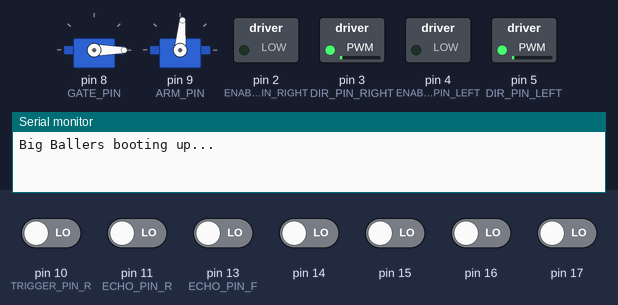
Recording of a sketch running on a simulated Arduino Leonardo, built with avr-gcc and run on an emulated ATmega32U4. On the bench: 2 × servo, switched loads named in the sketch (green lamp = pin HIGH), the last lines printed to the serial monitor. The inputs (shaded band) are chosen by the test bench; at power-on: pin 10 (TRIGGER_PIN_R), pin 11 (ECHO_PIN_R), pin 13 (ECHO_PIN_F), pin 14–17 LOW.

Above: at 1.8 s.
At 11.9 s:
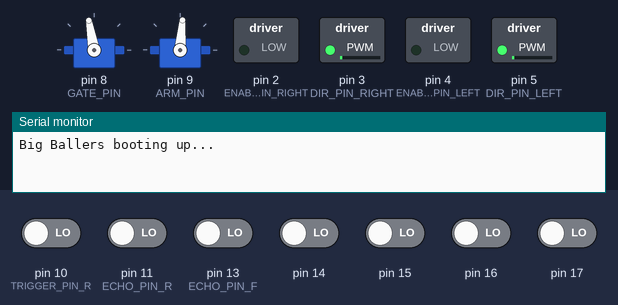
12.0 s: pin 11 (ECHO_PIN_R) driven HIGH
At 13.61 s:
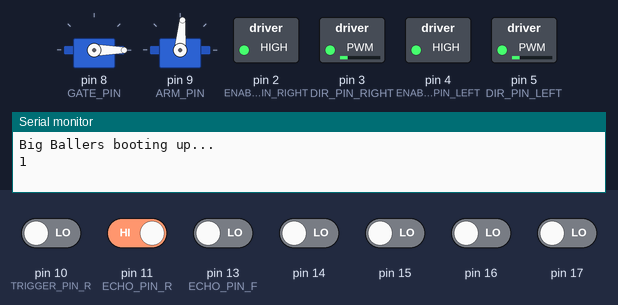
Timing chart, 0 to 21.7 s (numbered marks = the images above; inputs shaded):
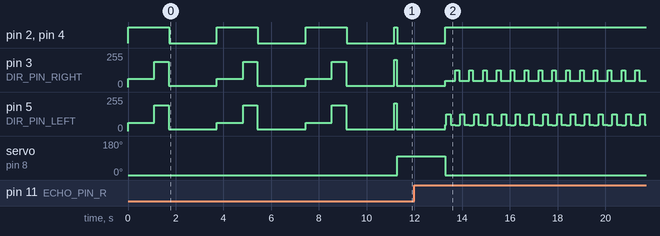

The sketch:

bigballer.ino
```cpp
/**
 * MAIN INO FOR ROBOT.
 */

/*---------------- Includes ---------------------------------*/

#include "Bot.h"
#include "NewPing.h"
#include "Timers.h"s
#include <Servo.h>

/*---------------- Module Defines ---------------------------*/
#define DEBUG

//MOTORS
#define ENABLE_PIN_LEFT 4
#define DIR_PIN_LEFT 5
#define ENABLE_PIN_RIGHT 2
#define DIR_PIN_RIGHT 3

//SERVOS
#define GATE_PIN 8
#define ARM_PIN 9
#define GATE_CLOSE_ANGLE 0
#define GATE_OPEN_ANGLE 100
#define ARM_UP_ANGLE 85
#define ARM_DOWN_ANGLE 180

//ULTRASOUND FRONT
#define TRIGGER_PIN_F  12  // Arduino pin tied to trigger pin on the ultrasonic sensor.
#define ECHO_PIN_F     13  // Arduino pin tied to echo pin on the ultrasonic sensor.
#define MAX_DISTANCE_F 230 // Maximum distance we want to ping for (in centimeters). Maximum sensor distance is rated at 400-500cm.

//ULTRASOUND RIGHT
#define TRIGGER_PIN_R  10  // Arduino pin tied to trigger pin on the ultrasonic sensor.
#define ECHO_PIN_R     11  // Arduino pin tied to echo pin on the ultrasonic sensor.
#define MAX_DISTANCE_R 230 // Maximum distance we want to ping for (in centimeters). Maximum sensor distance is rated at 400-500cm.

#define RIGHT_DISTANCE 49
#define LEFT_SPEED 63  // needs to be calibrated to make bot move in straight line
#define RIGHT_SPEED 61  // needs to be calibrated to make bot move in straight line
#define DRIFT_MARGIN 2

#define COLLECTION_LEFT_SPEED 52
#define COLLECTION_RIGHT_SPEED 50

#define TURN_START 15
#define BASKET_PROXIMITY 6
#define BUMPER_PROXIMITY 203
#define NUM_BALLS_TO_COLLECT 3

//Timers
#define GAME_TIMER  1
#define GAME_DURATION 120000

typedef enum {
  BALL_COLLECTION, TO_BASKET, FROM_BASKET, FINISHED, TEST
} robotState;

Bot* robot;
Servo gateServo;
Servo armServo;
NewPing sonarFront(TRIGGER_PIN_F, ECHO_PIN_F, MAX_DISTANCE_F); // NewPing setup of pins and maximum distance.
NewPing sonarRight(TRIGGER_PIN_R, ECHO_PIN_R, MAX_DISTANCE_R); // NewPing setup of pins and maximum distance.
static robotState state;
static int ballsCollected;

/*---------------- Arduino Main Functions -------------------*/

void setup() {
  #ifdef DEBUG
    Serial.begin(9600);
    Serial.println("Big Ballers booting up...");
  #endif

  robot = new Bot(ENABLE_PIN_LEFT, DIR_PIN_LEFT, ENABLE_PIN_RIGHT, DIR_PIN_RIGHT);


  gateServo.attach(GATE_PIN);
  gateServo.write(GATE_CLOSE_ANGLE);
  armServo.attach(ARM_PIN);
  armServo.write(180);
  armServo.write(ARM_UP_ANGLE);

  ballsCollected = 0;
  state = BALL_COLLECTION;
  TMRArd_InitTimer(GAME_TIMER, GAME_DURATION);
}

void loop() {
  bool timerExpired = TMRArd_IsTimerExpired(GAME_TIMER) == TMRArd_EXPIRED;
  if (timerExpired) {  /* Round is over */
    TMRArd_ClearTimerExpired(GAME_TIMER);
    robot->hardStop();
    state = FINISHED;
  }

  /* Hit and release the bumper to collect balls */
  if (state == BALL_COLLECTION) {
    robot->moveBackward(COLLECTION_LEFT_SPEED, COLLECTION_RIGHT_SPEED+1);
    delay(1100);
    robot->moveForward(COLLECTION_LEFT_SPEED + 1, COLLECTION_RIGHT_SPEED );
    delay(600);
    robot->hardStop();
    delay(2000);
    ballsCollected++;
    if (ballsCollected >= NUM_BALLS_TO_COLLECT) {
      state = TO_BASKET;
      ballsCollected = 0;
      robot->moveForward(LEFT_SPEED,RIGHT_SPEED);
    }
  }

  /* Go to the 1-point basket */
  if(state==TO_BASKET){
    unsigned int forwardDistance = sonarFront.ping() / US_ROUNDTRIP_CM;
    unsigned int rightDistance = sonarRight.ping() / US_ROUNDTRIP_CM;

    /* If we have reached the basket */
    if(forwardDistance < BASKET_PROXIMITY){
      delay(50);
      forwardDistance = sonarFront.ping() / US_ROUNDTRIP_CM;
      if(forwardDistance < BASKET_PROXIMITY){
        robot->hardStop();
        state = FROM_BASKET;
        gateServo.write(GATE_OPEN_ANGLE); /* Open the gate to let balls into the basket */
        delay(2000);
        gateServo.write(GATE_CLOSE_ANGLE);
        state = FROM_BASKET;
        robot->moveBackward(LEFT_SPEED, RIGHT_SPEED + 2);
      }

    } else if(rightDistance > (RIGHT_DISTANCE - DRIFT_MARGIN) && rightDistance < (RIGHT_DISTANCE + DRIFT_MARGIN)){
      #ifdef DEBUG
        Serial.print(0);
      #endif

      /* Robot is centered along black tape */

    } else if(rightDistance < (RIGHT_DISTANCE - DRIFT_MARGIN)){
      /* too close to the right wall, so turn left and then straighten */
      #ifdef DEBUG
        Serial.print(1);
      #endif
      robot->moveForward(0, RIGHT_SPEED+3);
      delay(170);
      robot->moveForward(LEFT_SPEED, RIGHT_SPEED);
      delay(280);
      robot->moveForward(LEFT_SPEED+3,0);
      delay(145);
      robot->moveForward(LEFT_SPEED, RIGHT_SPEED);

    } else if(rightDistance > (RIGHT_DISTANCE + DRIFT_MARGIN)){
      /* too far from the right wall, so turn right and then straighten */
      #ifdef DEBUG
        Serial.print(2);
      #endif
      robot->moveForward(LEFT_SPEED+2, 0);
      delay(190);
      robot->moveForward(LEFT_SPEED+1, RIGHT_SPEED);
      delay(310);
      robot->moveForward(0,RIGHT_SPEED+2);
      delay(187);
      robot->moveForward(LEFT_SPEED, RIGHT_SPEED);

    }
  }

  /* Return to the bumper from the basket to collect more balls */
  if(state==FROM_BASKET){
    unsigned int forwardDistance = sonarFront.ping() / US_ROUNDTRIP_CM;
    unsigned int rightDistance = sonarRight.ping() / US_ROUNDTRIP_CM;
    if(forwardDistance > BUMPER_PROXIMITY){
      state = BALL_COLLECTION;

    } else if(rightDistance > (RIGHT_DISTANCE - DRIFT_MARGIN) && rightDistance < (RIGHT_DISTANCE + DRIFT_MARGIN)){
      #ifdef DEBUG
        Serial.print(0);
      #endif

      /* Robot is centered along black tape */

    } else if(rightDistance < (RIGHT_DISTANCE - DRIFT_MARGIN)){
      /* too close to the right wall, so turn left and then straighten */
      #ifdef DEBUG
        Serial.print(1);
      #endif
      robot->moveBackward(0, RIGHT_SPEED+3);
      delay(180);
      robot->moveBackward(LEFT_SPEED, RIGHT_SPEED+2);
      delay(200);
      robot->moveBackward(LEFT_SPEED+3,0);
      delay(150);
      robot->moveBackward(LEFT_SPEED, RIGHT_SPEED+3);

    } else if(rightDistance > (RIGHT_DISTANCE + DRIFT_MARGIN)){
      /* too far from the right wall, so turn right and then straighten */
      #ifdef DEBUG
        Serial.print(2);
      #endif
      robot->moveBackward(LEFT_SPEED+3, 0);
      delay(180);
      robot->moveBackward(LEFT_SPEED, RIGHT_SPEED+2);
      delay(200);
      robot->moveBackward(0,RIGHT_SPEED+3);
      delay(190);
      robot->moveBackward(LEFT_SPEED, RIGHT_SPEED+4);

    }
  }


}
```

Bot.cpp
```cpp
#include "Timers.h"

/*---------------- Includes ---------------------------------*/
#if defined(ARDUINO) && ARDUINO >= 100
#include "Arduino.h"  // if Arduino version 1.0 or later, include Arduino.h
#else
#include "WProgram.h"  // if Arduino version 22, include WProgram.h
#endif
#include "Bot.h"

#define TURN_LEFT_TIMER 10
#define TURN_RIGHT_TIMER 11
#define TIMER_UNSET 255
#define TURN_DUTY_CYCLE 90 //60
#define TURN_DURATION 330 // in ms

#define STOP_DUTY_CYCLE_LEFT 90
#define STOP_DUTY_CYCLE_RIGHT 94
#define STOP_DURATION 20

/*---------------- Module Functions -------------------------*/
Bot::Bot(unsigned char enableLeft, unsigned char dirLeft, unsigned char enableRight, unsigned char dirRight) {
  leftMotor = new Motor(enableLeft, dirLeft);
  rightMotor = new Motor(enableRight, dirRight);
}

void Bot::moveForward(int dutyCycleL, int dutyCycleR) {
  leftMotor->moveForward(dutyCycleL);
  rightMotor->moveForward(dutyCycleR);
}

void Bot::moveBackward(int dutyCycleL, int dutyCycleR) {
  leftMotor->moveBackward(dutyCycleL);
  rightMotor->moveBackward(dutyCycleR);
}

void Bot::coastStop() {
  leftMotor->stop();
  rightMotor->stop();
}

void Bot::hardStop() {
  moveBackward(STOP_DUTY_CYCLE_LEFT, STOP_DUTY_CYCLE_RIGHT);
  delay(STOP_DURATION);
  coastStop();
}

bool Bot::hasFinishedLeftTurn() {
  bool timerExpired = TMRArd_IsTimerExpired(TURN_LEFT_TIMER) == TMRArd_EXPIRED;
  if (timerExpired) {
    TMRArd_ClearTimerExpired(TURN_LEFT_TIMER);
  }
  return timerExpired;
}

void Bot::turnLeft() {
  TMRArd_InitTimer(TURN_LEFT_TIMER, TURN_DURATION);
  leftMotor->moveBackward(TURN_DUTY_CYCLE);
  rightMotor->moveForward(TURN_DUTY_CYCLE);
}

bool Bot::hasFinishedRightTurn() {
  bool timerExpired = TMRArd_IsTimerExpired(TURN_RIGHT_TIMER) == TMRArd_EXPIRED;
  if (timerExpired) {
    TMRArd_ClearTimerExpired(TURN_RIGHT_TIMER);
  }
  return timerExpired;
}

void Bot::turnRight() {
  TMRArd_InitTimer(TURN_RIGHT_TIMER, TURN_DURATION);
  leftMotor->moveForward(TURN_DUTY_CYCLE);
  rightMotor->moveBackward(TURN_DUTY_CYCLE);
}

void Bot::makeSquare(){

  for (int i=0; i < 4; i++){
    moveForward(60, 70);
    delay(1000);
    turnRight();
    while(!hasFinishedRightTurn()){
      delay(5);
    }
    coastStop();
    delay(100);
  }

}
```

Bot.h
```cpp
/*---------------- Module Defines ---------------------------*/
#ifndef Bot_h
#define Bot_h

#include "Motor.h"

class Bot
{
  public:
    Bot(unsigned char enableLeft, unsigned char dirLeft, unsigned char enableRight, unsigned char dirRight);
    void moveForward(int dutyCycleR, int dutyCycleL);
    void moveBackward(int dutyCycleR, int dutyCycleL);
    void coastStop();
    void hardStop();
    bool hasFinishedLeftTurn();
    void turnLeft();
    bool hasFinishedRightTurn();
    void turnRight();
    void makeSquare();

  private:
    Motor* leftMotor;
    Motor* rightMotor;
    unsigned char turnTimer;

};

#endif
```

Motor.cpp
```cpp
/*---------------- Includes ---------------------------------*/
#if defined(ARDUINO) && ARDUINO >= 100
#include "Arduino.h"  // if Arduino version 1.0 or later, include Arduino.h
#else
#include "WProgram.h"  // if Arduino version 22, include WProgram.h
#endif
#include "Motor.h"

/*---------------- Module Function Prototypes ---------------*/

/*---------------- Module Functions -------------------------*/
Motor::Motor(unsigned char enable, unsigned char dir){
  enablePin = enable;
  dirPin = dir;
  pinMode(enablePin, OUTPUT);
  pinMode(dirPin, OUTPUT);
  state = STOPPED;
  digitalWrite(enablePin, LOW);
}

void Motor::moveForward(int dutyCycle) {
  if (state == STOPPED) {
    digitalWrite(enablePin, HIGH);
    state = MOVING;
  }

  analogWrite(dirPin, map(dutyCycle, 0, 100, 128, 255));
}

void Motor::moveBackward(int dutyCycle) {
  if (state == STOPPED) {
    digitalWrite(enablePin, HIGH);
    state = MOVING;
  }

  analogWrite(dirPin, map(dutyCycle, 0, 100, 127, 0));
}

void Motor::stop() {
  if (state == MOVING) {
    digitalWrite(enablePin, LOW);
    state = STOPPED;
  }
}

motorState Motor::getState() {
  return state;
}

void Motor::test() {
  Serial.println("100 forward");
  moveForward(100);
  delay(2000);

  Serial.println("stopped");
  stop();
  delay(2000);

  Serial.println("100 backward");
  moveBackward(100);
  delay(2000);

  Serial.println("0 forward");
  moveForward(0);
  delay(2000);

  Serial.println("0 backward");
  moveBackward(0);
  delay(2000);
}
```

Motor.h
```cpp
/*---------------- Module Defines ---------------------------*/
#ifndef Motor_h
#define Motor_h

typedef enum {
  MOVING, STOPPED
} motorState;


class Motor
{
  public:
    /** Motor starts off switched on */
    Motor(unsigned char enable, unsigned char dir);
    void moveForward(int dutyCycle);
    void moveBackward(int dutyCycle);
    void stop();
    motorState getState();
    void test();

  private:
    unsigned char enablePin;
    unsigned char dirPin;
    motorState state;
};

#endif
```

NewPing.h
```cpp
// (licence header left out)
#ifndef NewPing_h
#define NewPing_h

#if defined(ARDUINO) && ARDUINO >= 100
	#include <Arduino.h>
#else
	#include <WProgram.h>
	#include <pins_arduino.h>
#endif

#include <avr/io.h>
#include <avr/interrupt.h>

// Shoudln't need to changed these values unless you have a specific need to do so.
#define MAX_SENSOR_DISTANCE 500 // Maximum sensor distance can be as high as 500cm, no reason to wait for ping longer than sound takes to travel this distance and back.
#define US_ROUNDTRIP_IN 146     // Microseconds (uS) it takes sound to travel round-trip 1 inch (2 inches total), uses integer to save compiled code space.
#define US_ROUNDTRIP_CM 57      // Microseconds (uS) it takes sound to travel round-trip 1cm (2cm total), uses integer to save compiled code space.
#define DISABLE_ONE_PIN false   // Set to "true" to save up to 26 bytes of compiled code space if you're not using one pin sensor connections.

// Probably shoudln't change these values unless you really know what you're doing.
#define NO_ECHO 0               // Value returned if there's no ping echo within the specified MAX_SENSOR_DISTANCE or max_cm_distance.
#define MAX_SENSOR_DELAY 18000  // Maximum uS it takes for sensor to start the ping (SRF06 is the highest measured, just under 18ms).
#define ECHO_TIMER_FREQ 24      // Frequency to check for a ping echo (every 24uS is about 0.4cm accuracy).
#define PING_MEDIAN_DELAY 29    // Millisecond delay between pings in the ping_median method.

// Conversion from uS to distance (round result to nearest cm or inch).
#define NewPingConvert(echoTime, conversionFactor) (max((echoTime + conversionFactor / 2) / conversionFactor, (echoTime ? 1 : 0)))


class NewPing {
	public:
		NewPing(uint8_t trigger_pin, uint8_t echo_pin, int max_cm_distance = MAX_SENSOR_DISTANCE);
		unsigned int ping();
		unsigned int ping_in();
		unsigned int ping_cm();
		unsigned int ping_median(uint8_t it = 5);
		unsigned int convert_in(unsigned int echoTime);
		unsigned int convert_cm(unsigned int echoTime);
		void ping_timer(void (*userFunc)(void));
		boolean check_timer();
		unsigned long ping_result;
		static void timer_us(unsigned int frequency, void (*userFunc)(void));
		static void timer_ms(unsigned long frequency, void (*userFunc)(void));
		static void timer_stop();
	private:
		boolean ping_trigger();
		boolean ping_wait_timer();
		uint8_t _triggerBit;
		uint8_t _echoBit;
		volatile uint8_t *_triggerOutput;
		volatile uint8_t *_triggerMode;
		volatile uint8_t *_echoInput;
		unsigned int _maxEchoTime;
		unsigned long _max_time;
		static void timer_setup();
		static void timer_ms_cntdwn();
};


#endif
```

Timers.h
```cpp
/*=============================================================================

  Timers.h

  10 Jan 2012
  Betai Koffi
  Stellios Leventis

  description: This module encapsulates a 32-bit software timer based
    on the millis() library of Arduino Uno.

=============================================================================*/
#pragma once
#if defined(ARDUINO) && ARDUINO >= 100
#include "Arduino.h"
#else
#include "WProgram.h"
#endif


/*---------------------------Public Functions--------------------------------*/

// A list of the different return types
typedef enum { TMRArd_ERR           = -1,
               TMRArd_ACTIVE        =  1,
               TMRArd_EXPIRED       =  1,
               TMRArd_OK            =  0,
               TMRArd_NOT_ACTIVE    =  0,
               TMRArd_NOT_EXPIRED   =  0
} TMRArdReturn_t;

TMRArdReturn_t TMRArd_InitTimer(unsigned char Num, unsigned long NewTime);
TMRArdReturn_t TMRArd_SetTimer(unsigned char Num, unsigned long NewTime);
TMRArdReturn_t TMRArd_StartTimer(unsigned char Num);
TMRArdReturn_t TMRArd_StopTimer(unsigned char Num);
TMRArdReturn_t TMRArd_IsTimerActive(unsigned char Num);
TMRArdReturn_t TMRArd_IsTimerExpired(unsigned char Num);
TMRArdReturn_t TMRArd_ClearTimerExpired(unsigned char Num);
unsigned long  TMRArd_GetTime(void);
```

Source omitted: NewPing.cpp (10257 bytes), Timers.cpp (7466 bytes)
